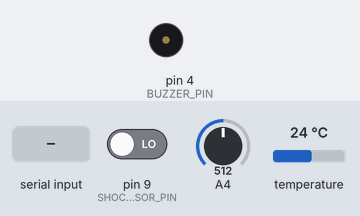
Recording of a sketch running on a simulated Arduino Mega 2560, built with avr-gcc and run on an emulated ATmega2560. Shown: buzzer (waves = sounding, pin HIGH). The test bench sets the inputs (shaded band); at power-on: pin 9 (SHOCK_SENSOR_PIN) LOW, A4 = 512, temperature 24 °C.

Above: at 1.8 s.
1.9 s: "BUZZER_ON\n" received over the second serial link
At 3.0 s:
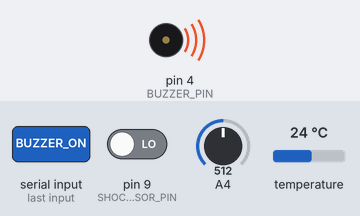
4.0 s: "BUZZER_OFF\n" received over the second serial link
At 5.6 s:
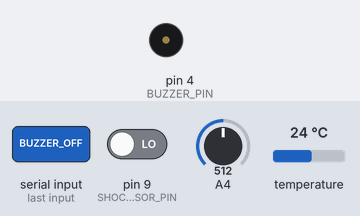
Timing chart, 0 to 7.1 s (numbered marks = the images above; inputs shaded):
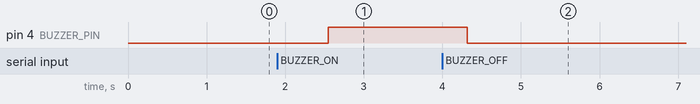

Measured:
- after the input at 1.9 s, pin 4 (BUZZER_PIN): LOW → HIGH after 0.65 s
- after the input at 4.0 s, pin 4 (BUZZER_PIN): HIGH → LOW after 0.32 s

The sketch:

Final_Project.ino
```cpp
#include <OneWire.h>
#include <DallasTemperature.h>

// Pin definitions
#define ONE_WIRE_BUS 2         // DS18B20 data pin (temperature sensor)
#define HEARTBEAT_SENSOR_PIN 20 // Heartbeat sensor pin
#define SHOCK_SENSOR_PIN 9      // Shock sensor pin
#define BUZZER_PIN 4            // Buzzer pin for alerts

OneWire oneWire(ONE_WIRE_BUS);
DallasTemperature sensors(&oneWire);

// Function prototypes
float readTemperature();
int readHeartRate();
int readShockSensor();
void checkForBluetoothCommands();

// Global Variables
float temperatureC;
int heartRate;
int shockDetected = 0;
int debounceTime = 200; // Debounce time for shock sensor

// Bluetooth Communication via Serial1
#define BLUETOOTH Serial1

void setup() {
  pinMode(BUZZER_PIN, OUTPUT);  // Set buzzer pin as output
  Serial1.begin(9600);          // Start Bluetooth communication via Serial1
  sensors.begin();              // Initialize DS18B20 temperature sensor

  pinMode(SHOCK_SENSOR_PIN, INPUT);  // Set shock sensor pin as input

  // Make sure the buzzer is off initially
  digitalWrite(BUZZER_PIN, LOW);
}

void loop() {
  // Read temperature from DS18B20
  temperatureC = readTemperature();

  // Read heart rate from heartbeat sensor
  heartRate = readHeartRate();

  // Read shock sensor for fall detection
  shockDetected = readShockSensor();

  // Print sensor data to Serial Monitor (for testing/debugging)
  Serial.print("Temperature: ");
  Serial.print(temperatureC);
  Serial.print(" C, Heart Rate: ");
  Serial.print(heartRate);
  Serial.print(" BPM, Shock Detected: ");
  Serial.println(shockDetected);

  // Send sensor data via Bluetooth (Serial1)
  Serial1.print("Temperature: ");
  Serial1.print(temperatureC);
  Serial1.print(" C, Heart Rate: ");
  Serial1.print(heartRate);
  Serial1.print(" BPM, Shock Detected: ");
  Serial1.println(shockDetected);

  // Check for incoming Bluetooth commands to control the buzzer
  checkForBluetoothCommands();

  delay(1000);  // Delay for 1 second before next reading
}

// Function to read temperature from DS18B20
float readTemperature() {
  sensors.requestTemperatures();    // Request temperature from sensor
  return sensors.getTempCByIndex(0); // Get the temperature in Celsius
}

// Function to read heart rate from the heartbeat sensor
int readHeartRate() {
  int heartbeatValue = analogRead(HEARTBEAT_SENSOR_PIN);
  return map(heartbeatValue, 0, 1023, 40, 150);  // Convert to heart rate range
}

// Function to read shock sensor with debounce for fall detection
int readShockSensor() {
  int shockState = digitalRead(SHOCK_SENSOR_PIN);

  if (shockState == HIGH) {
    delay(debounceTime);  // Debounce delay
    if (digitalRead(SHOCK_SENSOR_PIN) == HIGH) {
      return 1;  // Shock detected
    }
  }
  return 0;  // no shock detected
}

// Function to check for incoming Bluetooth commands to control the buzzer
void checkForBluetoothCommands() {
  if (Serial1.available() > 0) {
    String command = Serial1.readStringUntil('\n');
    command.trim();  // Remove leading and trailing whitespace

    if (command == "BUZZER_ON") {
      digitalWrite(BUZZER_PIN, HIGH);  // Turn the buzzer on
      Serial.println("The command received is BUZZER_ON");
    } else if (command == "BUZZER_OFF") {
      digitalWrite(BUZZER_PIN, LOW);   // Turn the buzzer off
      Serial.println("The command received is BUZZER_OFF");
    } else {
      Serial.println("Unknown command received");
    }
  }
}
```
